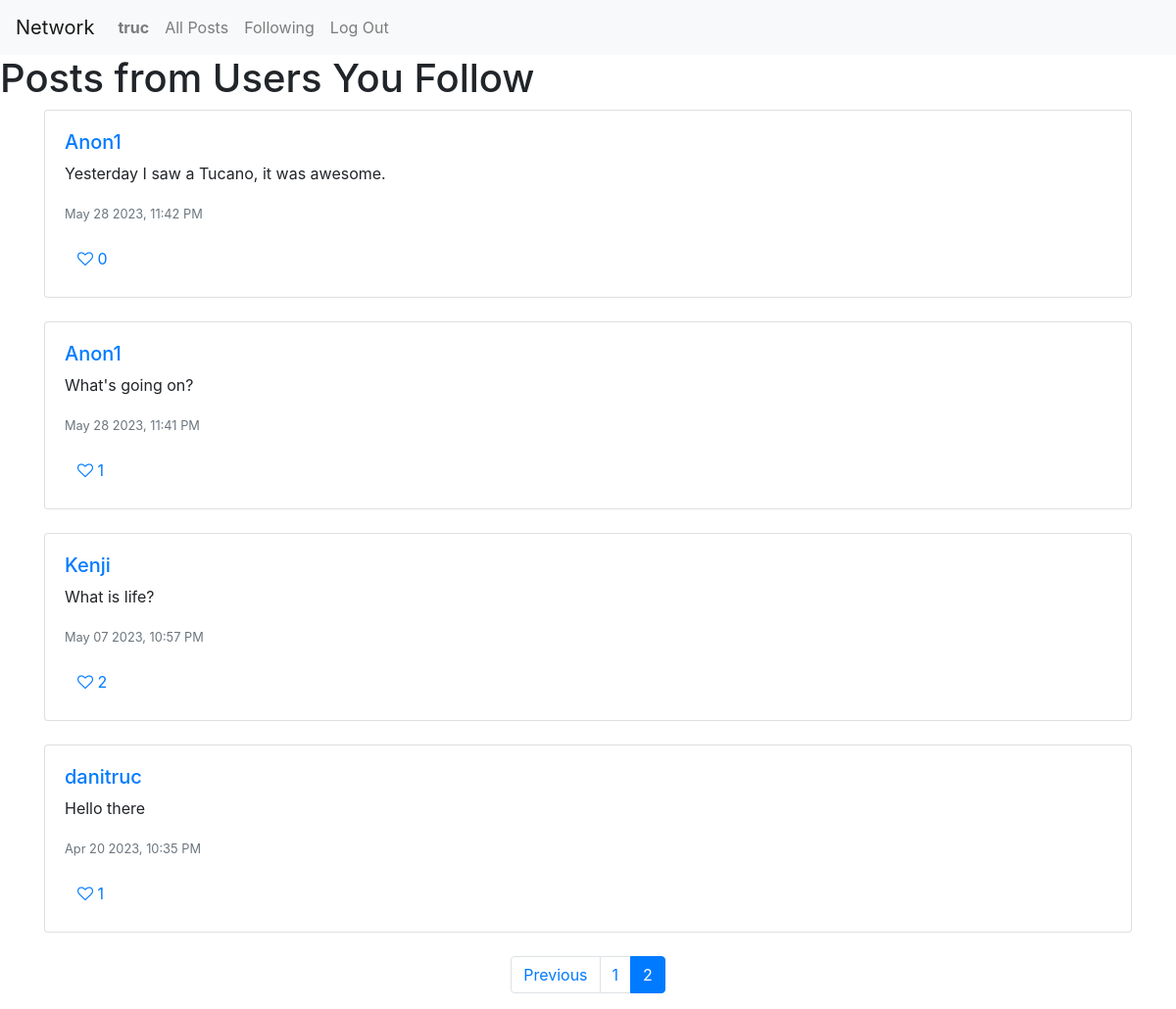
/following/?page=2 (signed in), run on the app's committed database.
### network/models.py (models this page shows, shortened)
class User(AbstractUser):
    pass

class Post(models.Model):
    content = models.TextField(blank = False)
    user = models.ForeignKey("User", on_delete=models.CASCADE, related_name="posts")
    timestamp = models.DateTimeField(auto_now_add=True)
    likes = models.IntegerField(default=0)
    editing = models.BooleanField(default=False)
    post_liked = models.ManyToManyField(User, related_name='liked_posts', blank=True)
    def serialize(self, request=None):
        is_liked = False
        if request and request.user.is_authenticated:
            is_liked = self.post_liked.filter(id=request.user.id).exists()
        return {
            "id": self.id,
            "author": self.user.username,
            "content": self.content,
            "timestamp": self.timestamp.strftime("%b %d %Y, %I:%M %p"),
            "likes": self.likes,
            "is_liked": is_liked
        }

### network/views.py (the view)
# urls.py: path('following/', views.following_posts, name='following_posts'),
@login_required
def following_posts(request):
    following_users = Follow.objects.filter(follower=request.user).values_list('following', flat=True)
    posts = Post.objects.filter(user__in=following_users).order_by('-timestamp')
    paginator = Paginator(posts, 10)
    page_number = request.GET.get('page')
    page_obj = paginator.get_page(page_number)
    serialized_posts = []
    for post in page_obj:
        serialized_post = post.serialize(request)
        serialized_posts.append(serialized_post)
    return render(request, 'network/following.html', {
        'page_obj': page_obj,
        "serialized_posts": serialized_posts
    })

### network/templates/network/following.html (shortened to what this page needs)
{% extends "network/layout.html" %}
{% block body %}
  <h1>Posts from Users You Follow</h1>
<div class="container">
  {% for post in serialized_posts %}
  <div class="card mb-4">
    <div class="card-body">
      <h5 class="card-text"><a href="{% url 'profile' post.author %}">{{ post.author }}</a></h5>
      <p id="post-content-{{ post.id }}" class="card-text">{{ post.content }}</p>
      <p class="card-text"><small class="text-muted">{{ post.timestamp }}</small></p>
      <div>
        <button class="btn btn-link like-btn{% if post.is_liked %} liked{% endif %}" data-post-id="{{ post.id }}">
          <i class="fa {% if post.is_liked %}fa-heart{% else %}fa-heart-o{% endif %} heart-icon"></i>
          <span id="post-likes-{{ post.id }}" class="likes-count">{{ post.likes }}</span>
        </button>
      </div>
    </div>
  </div>
  {% empty %}
  <div class="alert alert-primary" role="alert">
    No posts yet.
  </div>
  {% endfor %}
</div>
<div class="container d-flex justify-content-center">
  <nav aria-label="Page navigation">
    <ul class="pagination">
      {% if page_obj.has_previous %}
      <li class="page-item">
        <a class="page-link" href="?page={{ page_obj.previous_page_number }}">Previous</a>
      </li>
      {% endif %}
      {% for num in page_obj.paginator.page_range %}
      {% if page_obj.number == num %}
      <li class="page-item active">
        <a class="page-link" href="?page={{ num }}">{{ num }}</a>
      </li>
      {% else %}
      <li class="page-item">
        <a class="page-link" href="?page={{ num }}">{{ num }}</a>
      </li>
      {% endif %}
      {% endfor %}
    </ul>
  </nav>
</div>
{% endblock %}

### network/templates/network/layout.html (shortened to what this page needs)
{% load static %}
<!DOCTYPE html>
<html lang="en">
    <head>
        <link rel="stylesheet" href="https://stackpath.bootstrapcdn.com/bootstrap/4.4.1/css/bootstrap.min.css">
        <link rel="stylesheet" href="https://cdnjs.cloudflare.com/ajax/libs/font-awesome/4.7.0/css/font-awesome.min.css">
        <link href="{% static 'network/styles.css' %}" rel="stylesheet">
    </head>
    <body>
        <nav class="navbar navbar-expand-lg navbar-light bg-light">
            <a class="navbar-brand" href="#">Network</a>
            <div>
              <ul class="navbar-nav mr-auto">
                {% if user.is_authenticated %}
                    <li class="nav-item">
                        <a class="nav-link" href="{% url 'profile' user.username %}"><strong>{{ user.username }}</strong></a>
                    </li>
                {% endif %}
                <li class="nav-item">
                  <a class="nav-link" href="{% url 'index' %}">All Posts</a>
                </li>
                {% if user.is_authenticated %}
                    <li class="nav-item">
                        <a class="nav-link" href="{% url 'following_posts' %}">Following</a>
                    </li>
                    <li class="nav-item">
                        <a class="nav-link" href="{% url 'logout' %}">Log Out</a>
                    </li>
                {% endif %}
              </ul>
            </div>
          </nav>
        <div class="body">
            {% block body %}
            {% endblock %}
        </div>
    </body>
</html>

### data on the page
User: username "truc"
User: author "Anon1" "Anon1"
Post: content "Yesterday I saw a Tucano, it was awesome."
Post: content "What's going on?"
User: author "Kenji"
Post: content "What is life?"
User: author "danitruc"
Post: content "Hello there"

### other printed values
{{ post.timestamp }} "May 28 2023, 11:42 PM" "May 28 2023, 11:41 PM" "May 07 2023, 10:57 PM" "Apr 20 2023, 10:35 PM"
{{ post.likes }} "0" "1" "2" "1"
{{ num }} "1"
{{ num }} "2"
